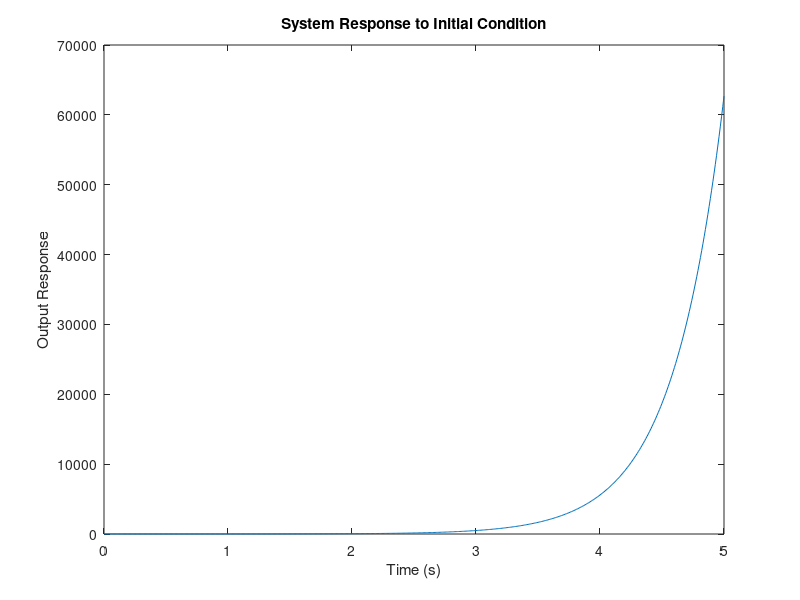

Here is the MATLAB script that generated this plot: (Note: this script raises an error after producing the figure.)
m_w = 0 ; %Masse d'une unite (roue + engrenage + rotor)
m_b = 0.917 ; %Masse du chassis du robot

I_x = 0;
I_y = 0;
I_z = 0; %Moment d'inertie du chassis autour de chacun de ses axes, a C

Iw_x = 0;
Iw_y = 0.00005;
Iw_z = 0; %Moment d'inertie de la roue autour de chacun de ses axes, a Cw

l = 0.186 ; %Distance entre les deux roues
d = 0.055 ; %Distance entre A et C
rho = 0.032 ; %position verticale(rayon du roue)
d_i = 0 ; %Distance verticale entre l'IMU et l'axe des roues

L = 0 ; %Inductance des moteurs 
R = 2.2 ; %Resistance des moteurs
k = (0.38) ; %Constante de couple

g = 9.81; %constante de gravitation


M = m_b + 2 * m_w;
I_psi = I_x + I_z + Iw_x + Iw_z + (m_w * l * l) / 2 + (Iw_y * l * l) / (2 * rho * rho);
Itot_y = I_y + 2 * Iw_y;


M = 0.937;
I_psi = 0.00250;
Itot_y = 0.00336;

A_0 = M + (2 * Iw_y) / (rho * rho);
A_1 = m_b * d;
A_2 = -k / rho;
A_3 = m_b * d;
A_4 = Itot_y + m_b * d * d;
A_5 = -m_b * d * g;
A_6 = k;


% A_7 = I_psi;
% A_8 = -(l * k) / (2 * rho);

B_0 = (A_0 * A_6 - A_2 * A_3) / (A_2 * A_5);
B_1 = (A_1 * A_6 - A_2 * A_4) / (A_2 * A_5);

B_3 = - (A_0 * A_5) / (A_0 * A_4 - A_1 * A_3);
B_4 = (A_2 * A_3 - A_0 * A_6) / (A_0 * A_4 - A_1 * A_3);

C_0 = (-2 * k) / (rho * R * B_0);
C_1 = (2 * k / R) * ((B_1 / (rho * B_1)) + 1);
C_2 = 1 / R;


A = [0 1 0 0
     0 0 1 0
     0 0 0 1
     0 (B_4 * C_0) B_3 (B_4 * C_1)];




B = [0 0 
     0 0 
     0 0 
     (B_4 * C_2) (B_4 * C_2)];

% For linear generation of Omega -> alpha
C_3 = 1 / (rho * B_0);
C_4 = -(B_1 / (rho * B_0) + 1);

% For linearisation of y_a
C_5 = -g;
C_6 = 1 / B_0;
C_7 = (d_i - (B_1 / B_0));

% Observer matrix for W_dot = A_W * W + B_W * e_W
A_W = [0 1 0
       0 0 g
       0 0 0];

B_W = [-d_i 0
        0 1
        1 0];

% y_W = C_W * W, y_W = alpha_r * alpha_l

C_W = [2/rho 0 -2];


% Conversion Matrices for X = A_XW * W + B_XW * e_W

A_XW = [B_0 0 B_1
        0 B_0 0
        0 0 1
        0 0 0];


B_XW = [0 0
        (B_1 - (d_i * B_0)) 0
        0 0
        1 0];

[ V , D ] = eig( A )

damping = 0.7;
resonant_freq = sqrt(g / d);
damping_poly = [1 (2 * damping * resonant_freq) (resonant_freq * resonant_freq)];
r_K = roots(damping_poly);

sys = ss(A,B,[0 0 1 0], 0);
figure(1)
X_0 = [0
       0
       0.698132 % 40 deg
       0];
% Simulate the system response to an initial condition
t = 0:0.01:5; % Time vector
u = [zeros(size(t)) 
    zeros(size(t))]; % Input vector (no external input)
[y, t, x] = lsim(sys, u, t, X_0); % Simulate the system
plot(t, y); % Plot the output response

xlabel('Time (s)');
ylabel('Output Response');
title('System Response to Initial Condition');


% Calculate the closed-loop system response with the state feedback
[y_cl, t_cl, x_cl] = lsim(ss(A - B * K, B, [0 0 1 0], 0), u, t, X_0); % Simulate closed-loop response
figure(2)
plot(t_cl, y_cl); % Plot the closed-loop output response
xlabel('Time (s)');
ylabel('Closed-Loop Output Response');
title('Closed-Loop System Response to Initial Condition');

figure(3)
plot(t_cl, (- K * x_cl')');


Pol  = pole(sys);
D(3, 3)
p_K = [-0.1, D(2, 2), 10 * r_K(1), 10 * r_K(2)];

K = place(A, B, p_K);

bessel_poly = [1 6 15 15];
observer_scale = 2;

p_L = observer_scale * [-0.9412, -0.7456 + 0.7114i, -0.7456 - 0.7114i];
L = place(A_W', C_W', p_L)';





eig(A - B * K)
eig(A_W)

